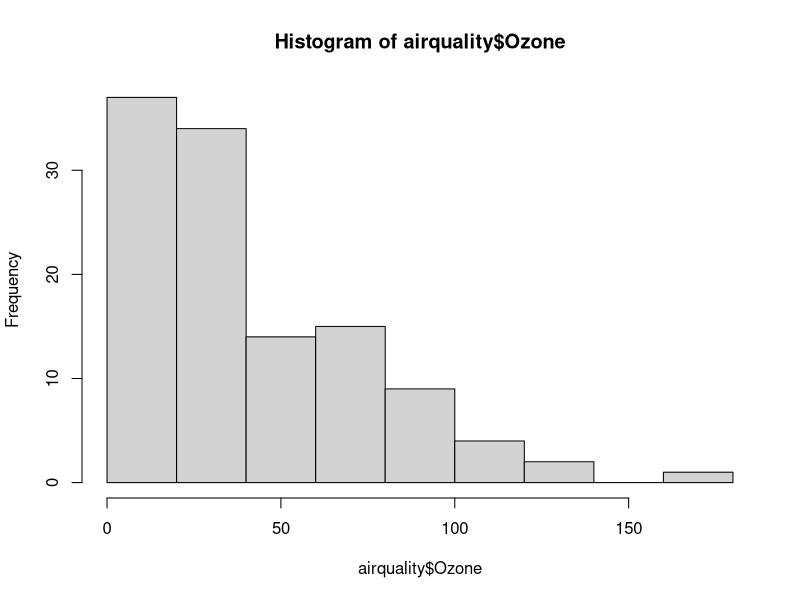
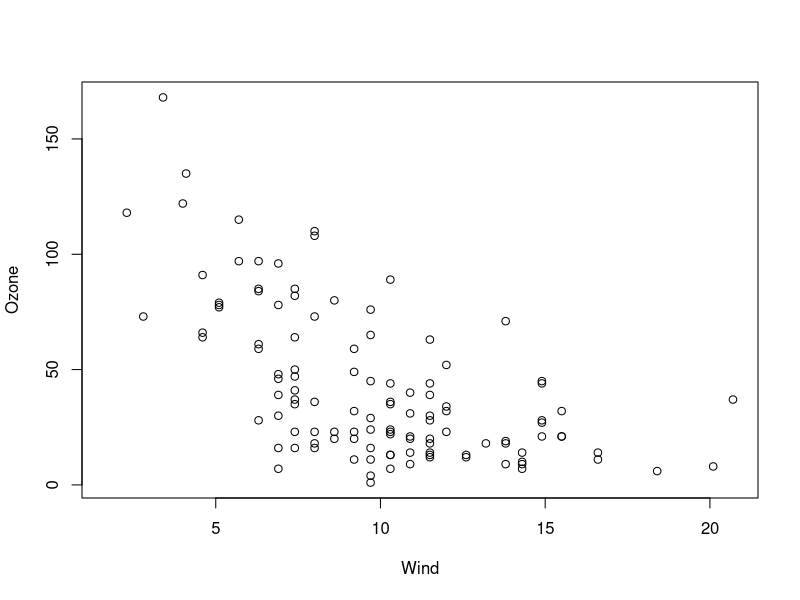
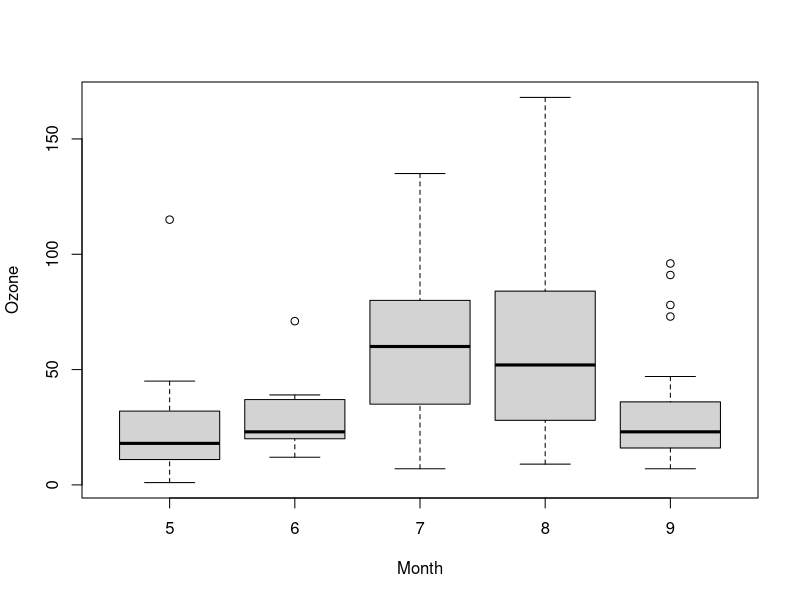
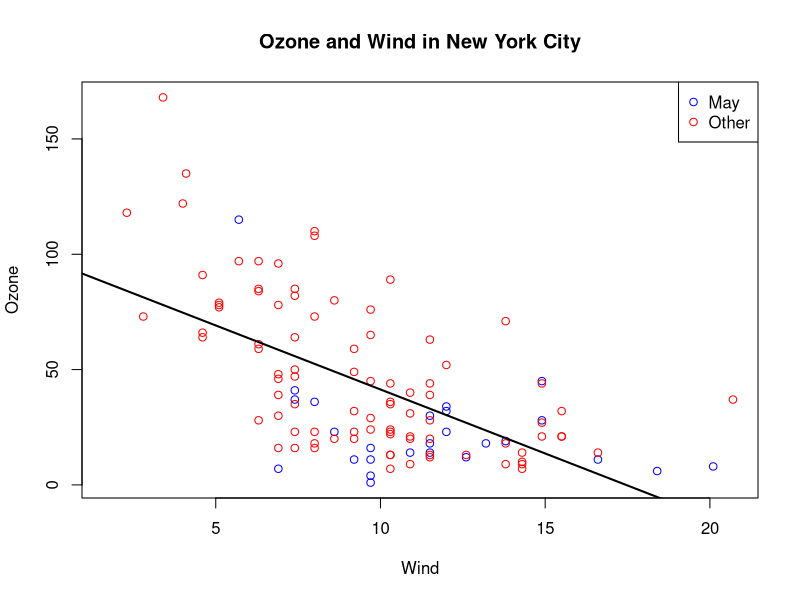
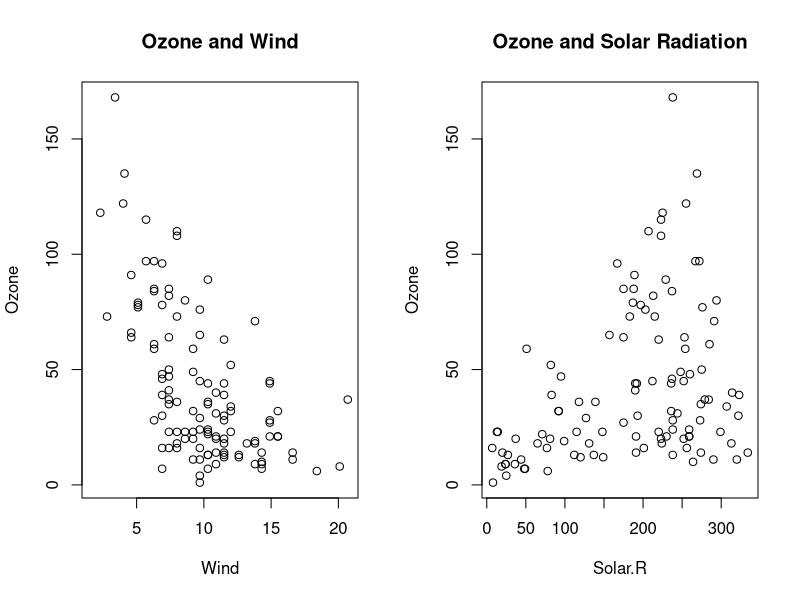
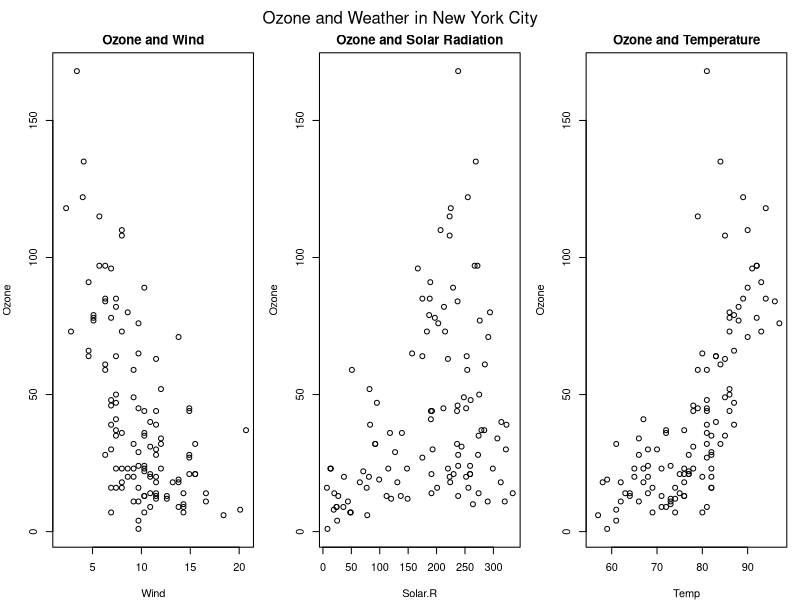
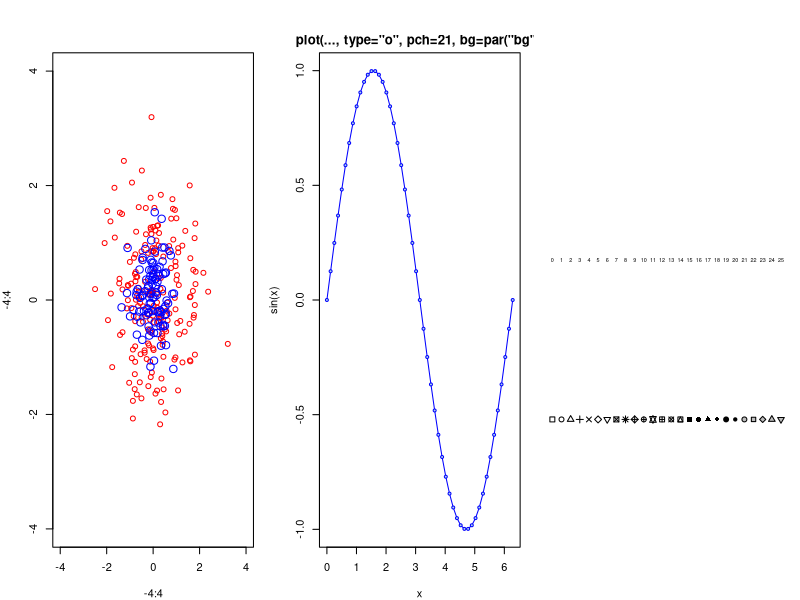
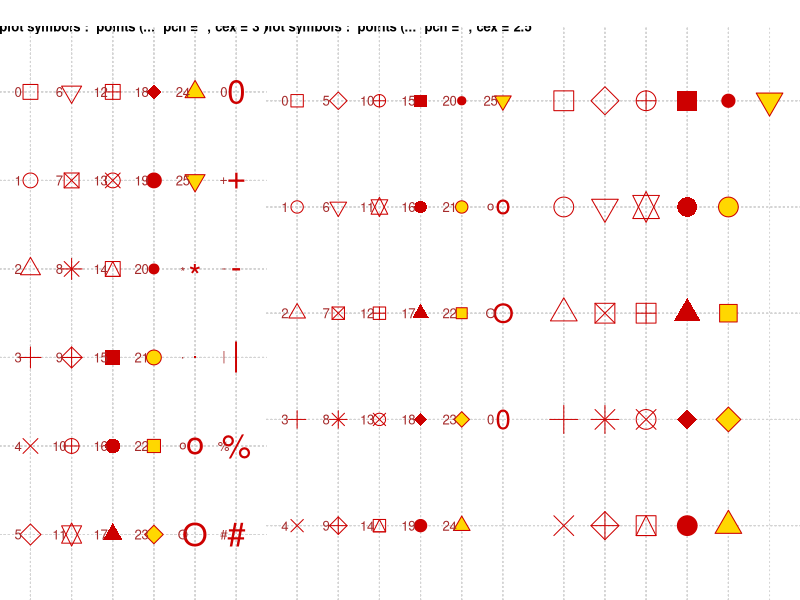

The R script that drew these images, in order:

##---Start 1.Base Plotting System Examples------

library(datasets)

hist(airquality$Ozone) ##Histogram

with(airquality, plot(Wind, Ozone)) ##Scatter Plot

##airquality<-transform(airquality, Month=factor(Month))
boxplot(Ozone~Month, airquality, xlab="Month", ylab="Ozone") ##Box Plot

##Global Parameters
par("bg")
par("mar")
par("mfrow")

##Other base plotting functions
lines
points
text
title
mtext
axis

##Anotations
with(airquality, plot(Wind, Ozone, main="Ozone and Wind in New York City", type="n", pch=20))
with(subset(airquality, Month==5), points(Wind, Ozone, col="blue"))
with(subset(airquality, Month!=5), points(Wind, Ozone, col="red"))
legend("topright", pch=1, col=c("blue", "red"), legend=c("May", "Other"))
model<-lm(Ozone~Wind, airquality)
abline(model, lwd=2)


##Multiple plots
par(mfrow=c(1,2))
with (airquality, {
        plot(Wind, Ozone, main="Ozone and Wind")
        plot(Solar.R, Ozone, main="Ozone and Solar Radiation")
                        
        })

par(mfrow=c(1,3), mar=c(4,4,2,1), oma=c(0,0,2,0))
with (airquality, {
        plot(Wind, Ozone, main="Ozone and Wind")
        plot(Solar.R, Ozone, main="Ozone and Solar Radiation")
        plot(Temp, Ozone, main="Ozone and Temperature")
        mtext("Ozone and Weather in New York City", outer=TRUE)
        
})

example("points") ##Must see and remember to understandd all the options

x<-rnorm(100)
y<-rnorm(100)
z<-rnorm(100)

plot(x,y)
title("Scatter Plot")
text(-2,-2, "Label-2-2")
legend("topleft", legend="Data", pch=20)
fit<-lm(y~x)
abline(fit, lwd=3, col="blue")

plot(x,y, xlab="Weight", ylab="Height", main="Scatter Plot")

par(mar=c(4,4,2,2))
par(mfrow=c(2,2))

plot(x,y, pch=20)
plot(x,z, pch=20)
plot(z,x, pch=20)
plot(y,x, pch=20)

x<-rnorm(100)
y<-x+rnorm(100)
g<-gl(2,50, labels=c("Male", "Female"))
par(mfrow=c(1,1))
plot(x,y)

plot(x,y, type="n")
points(x[g=="Male"], y[g=="Male"], col="green")
points(x[g=="Female"], y[g=="Female"], col="blue")

windows() ## Graphics Device
dev.cur()
dev.set(1)

dev.copy(png, file="geyserplot.png")
dev.copy2pdf(file="geyserplot.pdf")

##Plotting to a PDF
pdf(file="myplot.pdf")
with(airquality, plot(Wind, Ozone, main="Ozone and Wind in New York City", type="n", pch=20))
with(subset(airquality, Month==5), points(Wind, Ozone, col="blue"))
with(subset(airquality, Month!=5), points(Wind, Ozone, col="red"))
legend("topright", pch=1, col=c("blue", "red"), legend=c("May", "Other"))
model<-lm(Ozone~Wind, airquality)
abline(model, lwd=2)
dev.off()

##---End 1.Base Plotting System Examples------

